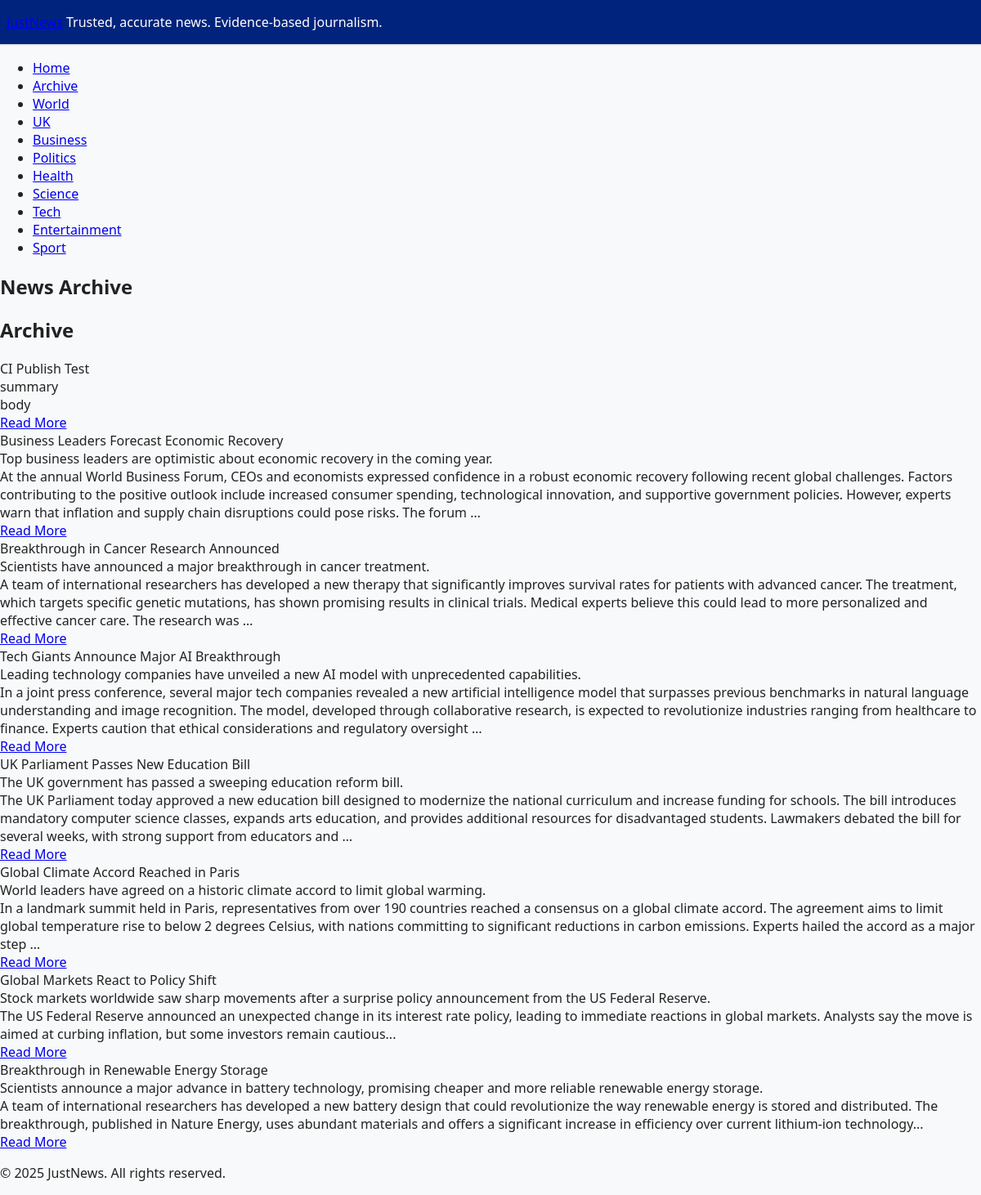
Page /archive/ on the committed database.
### news/models.py (models this page shows, shortened)
class Article(models.Model):
    title = models.CharField(max_length=200)
    slug = models.SlugField(unique=True)
    summary = models.TextField()
    body = models.TextField()
    published_at = models.DateTimeField(auto_now_add=True)
    updated_at = models.DateTimeField(auto_now=True)
    author = models.CharField(max_length=100)
    score = models.FloatField(help_text="Editorial score (accuracy, trust)")
    evidence = models.TextField(help_text="Supporting evidence, sources, fact-checks")
    is_featured = models.BooleanField(default=False)
    CATEGORY_CHOICES = [
        ("world", "World"),
        ("uk", "UK"),
        ("business", "Business"),
        ("politics", "Politics"),
        ("health", "Health"),
        ("science", "Science"),
        ("technology", "Tech"),
        ("entertainment", "Entertainment"),
        ("sport", "Sport"),
    ]
    category = models.CharField(
        max_length=20, choices=CATEGORY_CHOICES, default="world"
    )
    class Meta:
        ordering = ["-published_at"]

### news/views.py (the view)
# urls.py: path("archive/", views.archive, name="archive"),
def archive(request):
    articles = Article.objects.order_by("-published_at")
    return render(
        request,
        "news/archive.html",
        {
            "articles": articles,
        },
    )

### news/templates/news/archive.html (shortened to what this page needs)
{% extends "news/base.html" %}
{% block content %}
<section class="archive">
    <h2>News Archive</h2>
    <h1>Archive</h1>
    {% for article in articles %}
    <div class="card">
        <div class="card-title">{{ article.title }}</div>
        <div class="card-summary">{{ article.summary }}</div>
        <div>{{ article.body|truncatewords:50 }}</div>
        <div class="card-footer">
            <a href="{% url 'article_detail' article.slug %}" class="button">Read More</a>
        </div>
    </div>
    {% empty %}
    <div>No archived articles found.</div>
    {% endfor %}
</section>
{% endblock %}

### static/css/style.css (style rules this page uses)
body { font-family: "Segoe UI", "Arial", sans-serif; background: #f8f9fa; color: #222; margin: 0; padding: 0; }

### rows in the picture
Article: title "CI Publish Test", summary "summary", body "body"
Article: title "Business Leaders Forecast Economic Recovery", summary "Top business leaders are optimistic about economic recovery in the coming year.", body "At the annual World Business Forum, CEOs and economists expressed confidence in a robust economic recovery following recent global challenges. Factors contributing to the positive outlook include increased consumer spending, technological innovation, and supportive government policies. However, experts warn that inflation and supply chain disruptions could pose risks. The forum …"
Article: title "Breakthrough in Cancer Research Announced", summary "Scientists have announced a major breakthrough in cancer treatment.", body "A team of international researchers has developed a new therapy that significantly improves survival rates for patients with advanced cancer. The treatment, which targets specific genetic mutations, has shown promising results in clinical trials. Medical experts believe this could lead to more personalized and effective cancer care. The research was …"
Article: title "Tech Giants Announce Major AI Breakthrough", summary "Leading technology companies have unveiled a new AI model with unprecedented capabilities.", body "In a joint press conference, several major tech companies revealed a new artificial intelligence model that surpasses previous benchmarks in natural language understanding and image recognition. The model, developed through collaborative research, is expected to revolutionize industries ranging from healthcare to finance. Experts caution that ethical considerations and regulatory oversight …"
Article: title "UK Parliament Passes New Education Bill", summary "The UK government has passed a sweeping education reform bill.", body "The UK Parliament today approved a new education bill designed to modernize the national curriculum and increase funding for schools. The bill introduces mandatory computer science classes, expands arts education, and provides additional resources for disadvantaged students. Lawmakers debated the bill for several weeks, with strong support from educators and …"
Article: title "Global Climate Accord Reached in Paris", summary "World leaders have agreed on a historic climate accord to limit global warming.", body "In a landmark summit held in Paris, representatives from over 190 countries reached a consensus on a global climate accord. The agreement aims to limit global temperature rise to below 2 degrees Celsius, with nations committing to significant reductions in carbon emissions. Experts hailed the accord as a major step …"
Article: title "Global Markets React to Policy Shift", summary "Stock markets worldwide saw sharp movements after a surprise policy announcement from the US Federal Reserve.", body "The US Federal Reserve announced an unexpected change in its interest rate policy, leading to immediate reactions in global markets. Analysts say the move is aimed at curbing inflation, but some investors remain cautious..."
Article: title "Breakthrough in Renewable Energy Storage", summary "Scientists announce a major advance in battery technology, promising cheaper and more reliable renewable energy storage.", body "A team of international researchers has developed a new battery design that could revolutionize the way renewable energy is stored and distributed. The breakthrough, published in Nature Energy, uses abundant materials and offers a significant increase in efficiency over current lithium-ion technology..."
